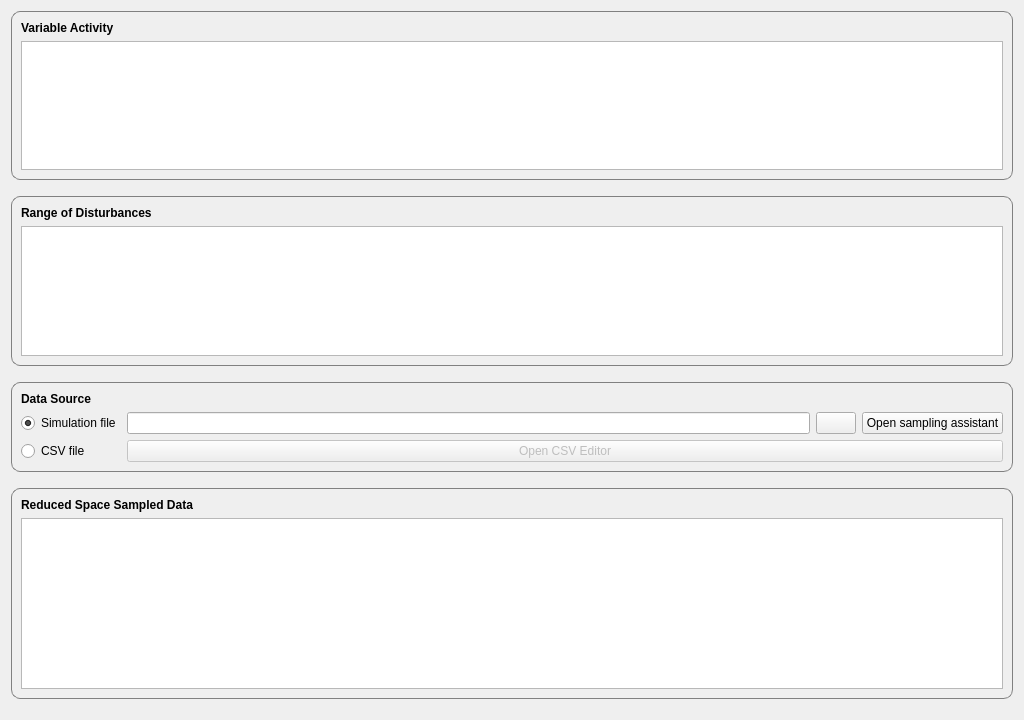
<?xml version="1.0" encoding="UTF-8"?>
<ui version="4.0">
 <class>Form</class>
 <widget class="QWidget" name="Form">
  <property name="geometry">
   <rect>
    <x>0</x>
    <y>0</y>
    <width>1024</width>
    <height>720</height>
   </rect>
  </property>
  <property name="windowTitle">
   <string>Form</string>
  </property>
  <layout class="QGridLayout" name="gridLayout">
   <item row="0" column="1">
    <widget class="QGroupBox" name="groupBox">
     <property name="styleSheet">
      <string notr="true">QGroupBox {
    border: 1px solid gray;
    border-radius: 9px;
	font-weight: bold;
}

QGroupBox::title {
    subcontrol-origin: margin;
    left: 10px;
    top: 5px;
    padding: 0 3px 0 3px;
}</string>
     </property>
     <property name="title">
      <string/>
     </property>
     <layout class="QGridLayout" name="gridLayout_2">
      <item row="0" column="0">
       <widget class="QLabel" name="label">
        <property name="font">
         <font>
          <weight>75</weight>
          <bold>true</bold>
         </font>
        </property>
        <property name="text">
         <string>Variable Activity</string>
        </property>
       </widget>
      </item>
      <item row="1" column="0">
       <widget class="QTableView" name="activeConstraintTableView">
        <property name="sizePolicy">
         <sizepolicy hsizetype="Expanding" vsizetype="Maximum">
          <horstretch>0</horstretch>
          <verstretch>0</verstretch>
         </sizepolicy>
        </property>
        <property name="minimumSize">
         <size>
          <width>0</width>
          <height>0</height>
         </size>
        </property>
        <property name="maximumSize">
         <size>
          <width>16777215</width>
          <height>150</height>
         </size>
        </property>
        <property name="editTriggers">
         <set>QAbstractItemView::AllEditTriggers</set>
        </property>
       </widget>
      </item>
     </layout>
    </widget>
   </item>
   <item row="4" column="1">
    <widget class="QGroupBox" name="groupBox_2">
     <property name="styleSheet">
      <string notr="true">QGroupBox {
    border: 1px solid gray;
    border-radius: 9px;
	font-weight: bold;
}

QGroupBox::title {
    subcontrol-origin: margin;
    left: 10px;
    top: 5px;
    padding: 0 3px 0 3px;
}</string>
     </property>
     <property name="title">
      <string/>
     </property>
     <layout class="QGridLayout" name="gridLayout_3">
      <item row="1" column="4">
       <widget class="QPushButton" name="openSamplingPushButton">
        <property name="text">
         <string>Open sampling assistant</string>
        </property>
       </widget>
      </item>
      <item row="1" column="0">
       <widget class="QRadioButton" name="radioButton">
        <property name="text">
         <string>Simulation file</string>
        </property>
        <property name="checked">
         <bool>true</bool>
        </property>
       </widget>
      </item>
      <item row="0" column="0">
       <widget class="QLabel" name="label_2">
        <property name="font">
         <font>
          <weight>75</weight>
          <bold>true</bold>
         </font>
        </property>
        <property name="text">
         <string>Data Source</string>
        </property>
       </widget>
      </item>
      <item row="1" column="2">
       <widget class="QLineEdit" name="redspaceSimFileLineEdit">
        <property name="readOnly">
         <bool>true</bool>
        </property>
       </widget>
      </item>
      <item row="1" column="3">
       <widget class="QPushButton" name="loadSimulationPushButton">
        <property name="text">
         <string/>
        </property>
        <property name="icon">
         <iconset resource="../../resources/icons.qrc">
          <normaloff>:/sampling/open_icon.svg</normaloff>:/sampling/open_icon.svg</iconset>
        </property>
       </widget>
      </item>
      <item row="2" column="0">
       <widget class="QRadioButton" name="radioButton_2">
        <property name="text">
         <string>CSV file</string>
        </property>
       </widget>
      </item>
      <item row="2" column="2" colspan="3">
       <widget class="QPushButton" name="openCsvEditorPushButton">
        <property name="enabled">
         <bool>false</bool>
        </property>
        <property name="text">
         <string>Open CSV Editor</string>
        </property>
       </widget>
      </item>
     </layout>
    </widget>
   </item>
   <item row="6" column="1">
    <widget class="QGroupBox" name="groupBox_3">
     <property name="styleSheet">
      <string notr="true">QGroupBox {
    border: 1px solid gray;
    border-radius: 9px;
	font-weight: bold;
}

QGroupBox::title {
    subcontrol-origin: margin;
    left: 10px;
    top: 5px;
    padding: 0 3px 0 3px;
}</string>
     </property>
     <property name="title">
      <string/>
     </property>
     <layout class="QGridLayout" name="gridLayout_4">
      <item row="0" column="0">
       <widget class="QLabel" name="label_3">
        <property name="font">
         <font>
          <weight>75</weight>
          <bold>true</bold>
         </font>
        </property>
        <property name="text">
         <string>Reduced Space Sampled Data</string>
        </property>
       </widget>
      </item>
      <item row="1" column="0">
       <widget class="QTableView" name="reducedDataResultTableView"/>
      </item>
     </layout>
    </widget>
   </item>
   <item row="5" column="1">
    <spacer name="verticalSpacer_2">
     <property name="orientation">
      <enum>Qt::Vertical</enum>
     </property>
     <property name="sizeType">
      <enum>QSizePolicy::Fixed</enum>
     </property>
     <property name="sizeHint" stdset="0">
      <size>
       <width>20</width>
       <height>10</height>
      </size>
     </property>
    </spacer>
   </item>
   <item row="3" column="1">
    <spacer name="verticalSpacer">
     <property name="orientation">
      <enum>Qt::Vertical</enum>
     </property>
     <property name="sizeType">
      <enum>QSizePolicy::Fixed</enum>
     </property>
     <property name="sizeHint" stdset="0">
      <size>
       <width>20</width>
       <height>10</height>
      </size>
     </property>
    </spacer>
   </item>
   <item row="7" column="1">
    <spacer name="verticalSpacer_3">
     <property name="orientation">
      <enum>Qt::Vertical</enum>
     </property>
     <property name="sizeType">
      <enum>QSizePolicy::Fixed</enum>
     </property>
     <property name="sizeHint" stdset="0">
      <size>
       <width>20</width>
       <height>10</height>
      </size>
     </property>
    </spacer>
   </item>
   <item row="2" column="1">
    <widget class="QGroupBox" name="groupBox_4">
     <property name="styleSheet">
      <string notr="true">QGroupBox {
    border: 1px solid gray;
    border-radius: 9px;
	font-weight: bold;
}

QGroupBox::title {
    subcontrol-origin: margin;
    left: 10px;
    top: 5px;
    padding: 0 3px 0 3px;
}</string>
     </property>
     <property name="title">
      <string/>
     </property>
     <layout class="QGridLayout" name="gridLayout_5">
      <item row="0" column="0">
       <widget class="QLabel" name="label_4">
        <property name="font">
         <font>
          <weight>75</weight>
          <bold>true</bold>
         </font>
        </property>
        <property name="text">
         <string>Range of Disturbances</string>
        </property>
       </widget>
      </item>
      <item row="1" column="0">
       <widget class="QTableView" name="disturbanceRangeTableView">
        <property name="sizePolicy">
         <sizepolicy hsizetype="Expanding" vsizetype="Maximum">
          <horstretch>0</horstretch>
          <verstretch>0</verstretch>
         </sizepolicy>
        </property>
        <property name="minimumSize">
         <size>
          <width>0</width>
          <height>110</height>
         </size>
        </property>
        <property name="maximumSize">
         <size>
          <width>16777215</width>
          <height>150</height>
         </size>
        </property>
       </widget>
      </item>
     </layout>
    </widget>
   </item>
   <item row="1" column="1">
    <spacer name="verticalSpacer_4">
     <property name="orientation">
      <enum>Qt::Vertical</enum>
     </property>
     <property name="sizeType">
      <enum>QSizePolicy::Fixed</enum>
     </property>
     <property name="sizeHint" stdset="0">
      <size>
       <width>20</width>
       <height>10</height>
      </size>
     </property>
    </spacer>
   </item>
  </layout>
 </widget>
 <resources>
  <include location="../../resources/icons.qrc"/>
 </resources>
 <connections>
  <connection>
   <sender>radioButton</sender>
   <signal>toggled(bool)</signal>
   <receiver>redspaceSimFileLineEdit</receiver>
   <slot>setEnabled(bool)</slot>
   <hints>
    <hint type="sourcelabel">
     <x>76</x>
     <y>212</y>
    </hint>
    <hint type="destinationlabel">
     <x>160</x>
     <y>211</y>
    </hint>
   </hints>
  </connection>
  <connection>
   <sender>radioButton_2</sender>
   <signal>toggled(bool)</signal>
   <receiver>openCsvEditorPushButton</receiver>
   <slot>setEnabled(bool)</slot>
   <hints>
    <hint type="sourcelabel">
     <x>94</x>
     <y>241</y>
    </hint>
    <hint type="destinationlabel">
     <x>114</x>
     <y>241</y>
    </hint>
   </hints>
  </connection>
  <connection>
   <sender>radioButton</sender>
   <signal>toggled(bool)</signal>
   <receiver>loadSimulationPushButton</receiver>
   <slot>setEnabled(bool)</slot>
   <hints>
    <hint type="sourcelabel">
     <x>98</x>
     <y>205</y>
    </hint>
    <hint type="destinationlabel">
     <x>869</x>
     <y>206</y>
    </hint>
   </hints>
  </connection>
  <connection>
   <sender>radioButton</sender>
   <signal>toggled(bool)</signal>
   <receiver>openSamplingPushButton</receiver>
   <slot>setEnabled(bool)</slot>
   <hints>
    <hint type="sourcelabel">
     <x>89</x>
     <y>206</y>
    </hint>
    <hint type="destinationlabel">
     <x>920</x>
     <y>209</y>
    </hint>
   </hints>
  </connection>
 </connections>
</ui>
